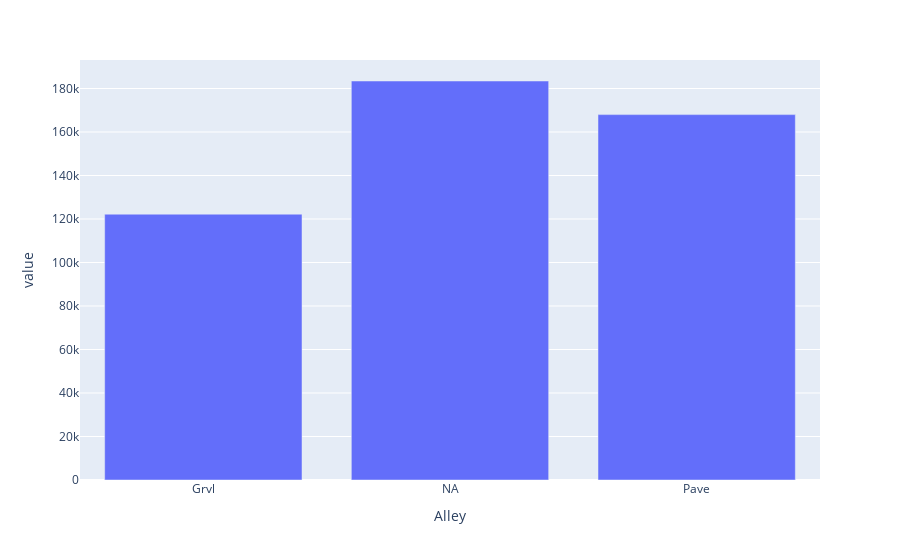

Here is the notebook cell this chart was saved with:
### Code cell
fig = px.bar(df_combined.groupby('Alley',dropna=False).agg({'SalePrice':'mean'}))
fig.update_layout(showlegend=False).show()

### Figure 1 — Plotly figure (JSON) as saved in the notebook; plotly's stock layout.template omitted (floating-point values rounded to 4 significant figures)
{"data": [{"alignmentgroup": "True", "hovertemplate": "variable=SalePrice<br>Alley=%{x}<br>value=%{y}<extra></extra>", "legendgroup": "SalePrice", "marker": {"color": "#636efa"}, "name": "SalePrice", "offsetgroup": "SalePrice", "orientation": "v", "showlegend": true, "textposition": "auto", "type": "bar", "x": ["Grvl", "NA", "Pave"], "xaxis": "x", "y": [122200.0, 183500.0, 168000.0], "yaxis": "y"}], "layout": {"autosize": true, "barmode": "relative", "legend": {"title": {"text": "variable"}, "tracegroupgap": 0}, "margin": {"t": 60}, "showlegend": false, "xaxis": {"anchor": "y", "autorange": true, "domain": [0, 1], "range": [-0.5, 2.5], "title": {"text": "Alley"}, "type": "category"}, "yaxis": {"anchor": "x", "autorange": true, "domain": [0, 1], "range": [0, 193100.0], "title": {"text": "value"}, "type": "linear"}}}
